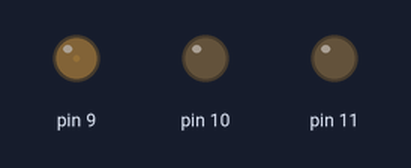
The sketch below on a simulated Arduino Uno, built with avr-gcc and run on an emulated ATmega328P. Shown: output pins drawn as LEDs (lit = HIGH).

Above: at 0.05 s.
At 1.0 s:
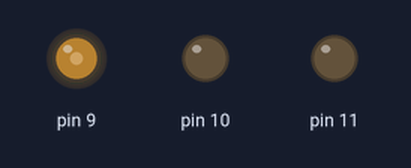
At 1.95 s:
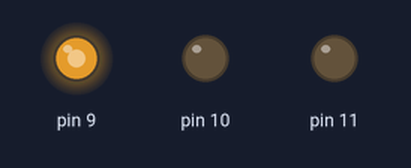
At 3.85 s:
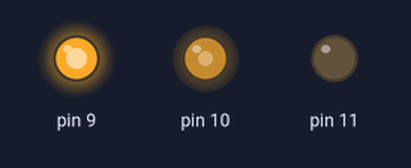
At 5.75 s:
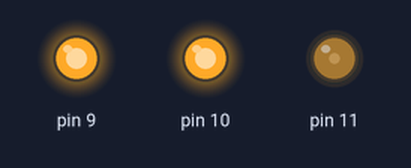
At 7.65 s:
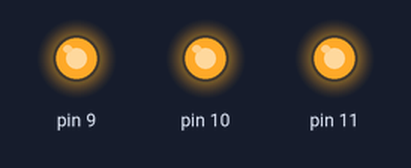
Timing chart, 0 to 10.0 s (numbered marks = the images above):
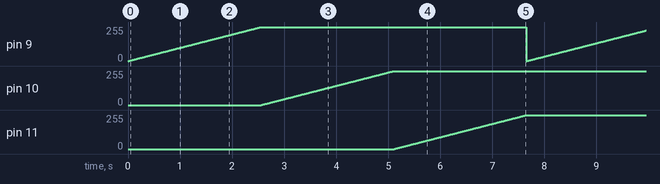

Measured:
- by itself, pin 9–11: ramps from 0/255 to 254/255 and jumps back, once every 7.7 s

The sketch:

RGB_led.ino
```cpp
void setup() {
  pinMode( 9, OUTPUT) ;
  pinMode( 10, OUTPUT) ;
  pinMode( 11, OUTPUT) ;
}

void loop() {
 for ( int i= 0 ; i<255 ; i++)
   {
        analogWrite (9, i) ;
        delay( 10);
   }

 for ( int i= 0 ; i<255 ; i++)
   {
        analogWrite (10, i) ;
        delay( 10);
   }

 for ( int i= 0 ; i<255 ; i++)
   {
        analogWrite (11, i) ;
        delay( 10);
   }

}
```
